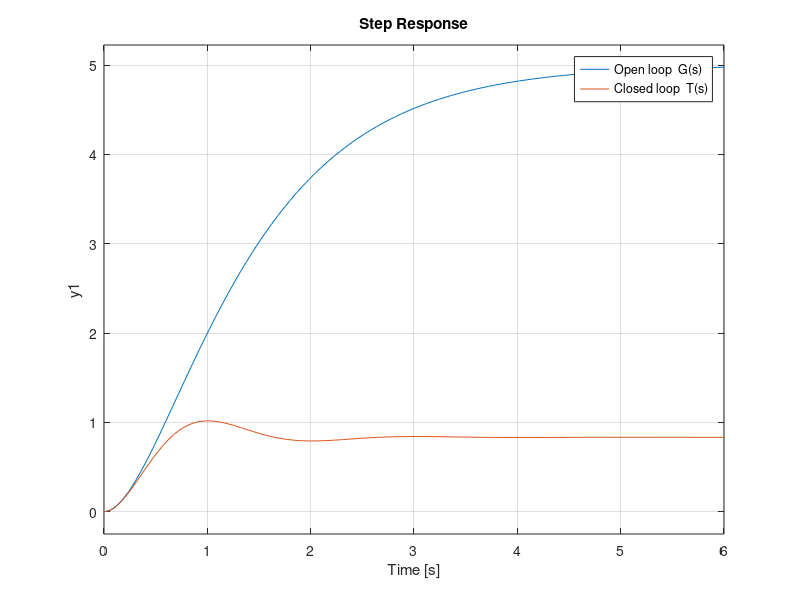

This chart was generated by the following MATLAB code:
%% Weeks 1-2 - Open-loop vs closed-loop systems
% مقارنة نظام الحلقة المفتوحة مع نظام الحلقة المغلقة (تغذية عكسية سالبة)
clc; clear; close all

G = tf(10, [1 3 2])          % دالة تحويل النظام (Plant)
T = feedback(G, 1)           % الحلقة المغلقة: G/(1+G)

% الاستجابة الدرجية للنظامين
step(G, T)
legend('Open loop  G(s)', 'Closed loop  T(s)')

% قيم الحالة المستقرة
dc_open   = dcgain(G)
dc_closed = dcgain(T)

% الحلقة المغلقة أسرع وأقل حساسية للتغيرات لكن يبقى خطأ في الحالة المستقرة
ess_closed = 1 - dc_closed
